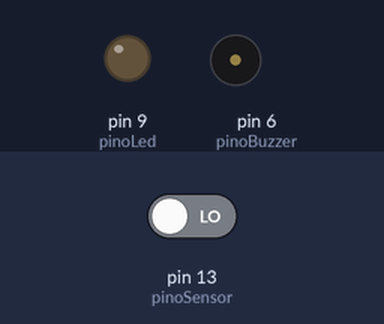
The sketch below on a simulated Arduino Uno, built with avr-gcc and run on an emulated ATmega328P. Shown: output pins drawn as LEDs (lit = HIGH), buzzer (waves = sounding). The inputs (shaded band) are chosen by the test bench; at power-on: pin 13 (pinoSensor) LOW.

Above: at 1.2 s.
1.3 s: pin 13 (pinoSensor) driven HIGH
At 1.7 s:
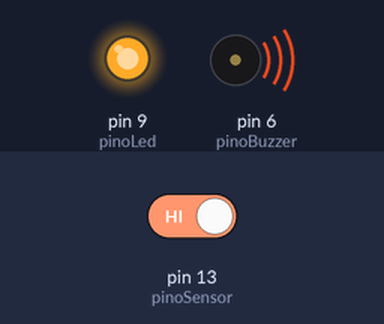
2.9 s: pin 13 (pinoSensor) driven LOW
At 4.2 s:
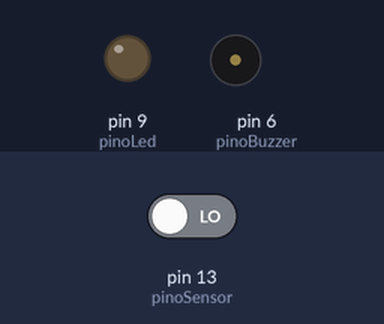
Timing chart, 0 to 5.9 s (numbered marks = the images above; inputs shaded):
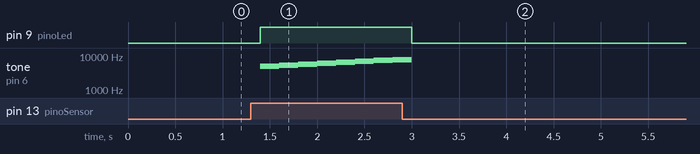

Measured:
- after the input at 1.3 s, pin 9 (pinoLed): LOW → HIGH after 0.10 s; tone on pin 6 (pinoBuzzer): plays 5000 Hz for 0.20 s, 5400 Hz for 0.20 s, 5800 Hz for 0.20 s, 6200 Hz for 0.20 s, 6600 Hz for 0.20 s, 7000 Hz for 0.20 s … (8 notes in this stretch), starting after 0.10 s
- after the input at 2.9 s, pin 9 (pinoLed): HIGH → LOW after 0.10 s

The sketch:

sketch.ino
```cpp
int pinoSensor = 13;
int pinoLed = 9;
int pinoBuzzer = 6;

int frequencia = 20000;

void setup()
{
  pinMode(pinoSensor, INPUT);
  pinMode(pinoLed, OUTPUT);
  pinMode(pinoBuzzer, OUTPUT);
}

void loop()
{
  if (digitalRead(pinoSensor) == HIGH)
  {
    digitalWrite(pinoLed, HIGH);
    tone(pinoBuzzer, frequencia);

    frequencia += 400;

    delay(100);
  }

  else
  {
    noTone(pinoBuzzer);

    frequencia = 5000;
    digitalWrite(pinoLed, LOW);

    delay(100);
  }

  delay(100);
}
```
